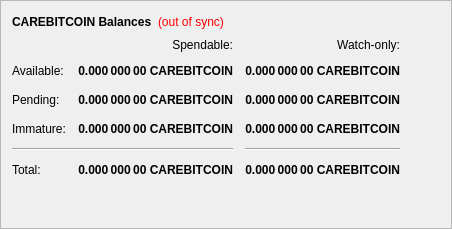
        <widget class="QFrame" name="frame">
         <property name="frameShape">
          <enum>QFrame::StyledPanel</enum>
         </property>
         <property name="frameShadow">
          <enum>QFrame::Raised</enum>
         </property>
         <layout class="QVBoxLayout" name="verticalLayout_4">
          <item>
           <layout class="QHBoxLayout" name="horizontalLayout_4">
            <item>
             <widget class="QLabel" name="label_5">
              <property name="font">
               <font>
                <weight>75</weight>
                <bold>true</bold>
               </font>
              </property>
              <property name="text">
               <string>CAREBITCOIN Balances</string>
              </property>
             </widget>
            </item>
            <item>
             <widget class="QLabel" name="labelWalletStatus">
              <property name="cursor">
               <cursorShape>WhatsThisCursor</cursorShape>
              </property>
              <property name="toolTip">
               <string>The displayed information may be out of date. Your wallet automatically synchronizes with the CarebitCoin network after a connection is established, but this process has not completed yet.</string>
              </property>
              <property name="styleSheet">
               <string notr="true">QLabel { color: red; }</string>
              </property>
              <property name="text">
               <string notr="true">(out of sync)</string>
              </property>
              <property name="alignment">
               <set>Qt::AlignLeading|Qt::AlignLeft|Qt::AlignVCenter</set>
              </property>
             </widget>
            </item>
            <item>
             <spacer name="horizontalSpacer_3">
              <property name="orientation">
               <enum>Qt::Horizontal</enum>
              </property>
              <property name="sizeHint" stdset="0">
               <size>
                <width>40</width>
                <height>20</height>
               </size>
              </property>
             </spacer>
            </item>
           </layout>
          </item>
          <item>
           <layout class="QGridLayout" name="gridLayout">
            <property name="spacing">
             <number>12</number>
            </property>
            <item row="2" column="2">
             <widget class="QLabel" name="labelWatchPending">
              <property name="font">
               <font>
                <weight>75</weight>
                <bold>true</bold>
               </font>
              </property>
              <property name="cursor">
               <cursorShape>IBeamCursor</cursorShape>
              </property>
              <property name="toolTip">
               <string>Unconfirmed transactions to watch-only addresses</string>
              </property>
              <property name="text">
               <string notr="true">0.000 000 00 CAREBITCOIN</string>
              </property>
              <property name="alignment">
               <set>Qt::AlignRight|Qt::AlignTrailing|Qt::AlignVCenter</set>
              </property>
              <property name="textInteractionFlags">
               <set>Qt::LinksAccessibleByMouse|Qt::TextSelectableByKeyboard|Qt::TextSelectableByMouse</set>
              </property>
             </widget>
            </item>
            <item row="2" column="1">
             <widget class="QLabel" name="labelUnconfirmed">
              <property name="font">
               <font>
                <weight>75</weight>
                <bold>true</bold>
               </font>
              </property>
              <property name="cursor">
               <cursorShape>IBeamCursor</cursorShape>
              </property>
              <property name="toolTip">
               <string>Total of transactions that have yet to be confirmed, and do not yet count toward the spendable balance</string>
              </property>
              <property name="text">
               <string notr="true">0.000 000 00 CAREBITCOIN</string>
              </property>
              <property name="alignment">
               <set>Qt::AlignRight|Qt::AlignTrailing|Qt::AlignVCenter</set>
              </property>
              <property name="textInteractionFlags">
               <set>Qt::LinksAccessibleByMouse|Qt::TextSelectableByKeyboard|Qt::TextSelectableByMouse</set>
              </property>
             </widget>
            </item>
            <item row="3" column="2">
             <widget class="QLabel" name="labelWatchImmature">
              <property name="font">
               <font>
                <weight>75</weight>
                <bold>true</bold>
               </font>
              </property>
              <property name="cursor">
               <cursorShape>IBeamCursor</cursorShape>
              </property>
              <property name="toolTip">
               <string>Staked or masternode rewards in watch-only addresses that has not yet matured</string>
              </property>
              <property name="text">
               <string notr="true">0.000 000 00 CAREBITCOIN</string>
              </property>
              <property name="alignment">
               <set>Qt::AlignRight|Qt::AlignTrailing|Qt::AlignVCenter</set>
              </property>
              <property name="textInteractionFlags">
               <set>Qt::LinksAccessibleByMouse|Qt::TextSelectableByKeyboard|Qt::TextSelectableByMouse</set>
              </property>
             </widget>
            </item>
            <item row="4" column="0" colspan="2">
             <widget class="Line" name="lineSpendableBalance">
              <property name="orientation">
               <enum>Qt::Horizontal</enum>
              </property>
             </widget>
            </item>
            <item row="4" column="2">
             <widget class="Line" name="lineWatchBalance">
              <property name="sizePolicy">
               <sizepolicy hsizetype="Preferred" vsizetype="Fixed">
                <horstretch>0</horstretch>
                <verstretch>0</verstretch>
               </sizepolicy>
              </property>
              <property name="minimumSize">
               <size>
                <width>140</width>
                <height>0</height>
               </size>
              </property>
              <property name="orientation">
               <enum>Qt::Horizontal</enum>
              </property>
             </widget>
            </item>
            <item row="5" column="0">
             <widget class="QLabel" name="labelTotalText">
              <property name="text">
               <string>Total:</string>
              </property>
             </widget>
            </item>
            <item row="3" column="1">
             <widget class="QLabel" name="labelImmature">
              <property name="font">
               <font>
                <weight>75</weight>
                <bold>true</bold>
               </font>
              </property>
              <property name="cursor">
               <cursorShape>IBeamCursor</cursorShape>
              </property>
              <property name="toolTip">
               <string>Staked or masternode rewards that has not yet matured</string>
              </property>
              <property name="text">
               <string notr="true">0.000 000 00 CAREBITCOIN</string>
              </property>
              <property name="alignment">
               <set>Qt::AlignRight|Qt::AlignTrailing|Qt::AlignVCenter</set>
              </property>
              <property name="textInteractionFlags">
               <set>Qt::LinksAccessibleByMouse|Qt::TextSelectableByKeyboard|Qt::TextSelectableByMouse</set>
              </property>
             </widget>
            </item>
            <item row="2" column="3">
             <spacer name="horizontalSpacer_2">
              <property name="orientation">
               <enum>Qt::Horizontal</enum>
              </property>
              <property name="sizeHint" stdset="0">
               <size>
                <width>40</width>
                <height>20</height>
               </size>
              </property>
             </spacer>
            </item>
            <item row="3" column="0">
             <widget class="QLabel" name="labelImmatureText">
              <property name="text">
               <string>Immature:</string>
              </property>
             </widget>
            </item>
            <item row="5" column="1">
             <widget class="QLabel" name="labelTotal">
              <property name="font">
               <font>
                <weight>75</weight>
                <bold>true</bold>
               </font>
              </property>
              <property name="cursor">
               <cursorShape>IBeamCursor</cursorShape>
              </property>
              <property name="toolTip">
               <string>Your current total balance</string>
              </property>
              <property name="text">
               <string notr="true">0.000 000 00 CAREBITCOIN</string>
              </property>
              <property name="alignment">
               <set>Qt::AlignRight|Qt::AlignTrailing|Qt::AlignVCenter</set>
              </property>
              <property name="textInteractionFlags">
               <set>Qt::LinksAccessibleByMouse|Qt::TextSelectableByKeyboard|Qt::TextSelectableByMouse</set>
              </property>
             </widget>
            </item>
            <item row="5" column="2">
             <widget class="QLabel" name="labelWatchTotal">
              <property name="font">
               <font>
                <weight>75</weight>
                <bold>true</bold>
               </font>
              </property>
              <property name="cursor">
               <cursorShape>IBeamCursor</cursorShape>
              </property>
              <property name="toolTip">
               <string>Current total balance in watch-only addresses</string>
              </property>
              <property name="text">
               <string notr="true">0.000 000 00 CAREBITCOIN</string>
              </property>
              <property name="alignment">
               <set>Qt::AlignRight|Qt::AlignTrailing|Qt::AlignVCenter</set>
              </property>
              <property name="textInteractionFlags">
               <set>Qt::LinksAccessibleByMouse|Qt::TextSelectableByKeyboard|Qt::TextSelectableByMouse</set>
              </property>
             </widget>
            </item>
            <item row="0" column="2">
             <widget class="QLabel" name="labelWatchonly">
              <property name="text">
               <string>Watch-only:</string>
              </property>
              <property name="alignment">
               <set>Qt::AlignRight|Qt::AlignTrailing|Qt::AlignVCenter</set>
              </property>
             </widget>
            </item>
            <item row="1" column="0">
             <widget class="QLabel" name="labelBalanceText">
              <property name="text">
               <string>Available:</string>
              </property>
             </widget>
            </item>
            <item row="1" column="1">
             <widget class="QLabel" name="labelBalance">
              <property name="font">
               <font>
                <weight>75</weight>
                <bold>true</bold>
               </font>
              </property>
              <property name="cursor">
               <cursorShape>IBeamCursor</cursorShape>
              </property>
              <property name="toolTip">
               <string>Your current spendable balance</string>
              </property>
              <property name="text">
               <string notr="true">0.000 000 00 CAREBITCOIN</string>
              </property>
              <property name="alignment">
               <set>Qt::AlignRight|Qt::AlignTrailing|Qt::AlignVCenter</set>
              </property>
              <property name="textInteractionFlags">
               <set>Qt::LinksAccessibleByMouse|Qt::TextSelectableByKeyboard|Qt::TextSelectableByMouse</set>
              </property>
             </widget>
            </item>
            <item row="1" column="2">
             <widget class="QLabel" name="labelWatchAvailable">
              <property name="font">
               <font>
                <weight>75</weight>
                <bold>true</bold>
               </font>
              </property>
              <property name="cursor">
               <cursorShape>IBeamCursor</cursorShape>
              </property>
              <property name="toolTip">
               <string>Your current balance in watch-only addresses</string>
              </property>
              <property name="text">
               <string notr="true">0.000 000 00 CAREBITCOIN</string>
              </property>
              <property name="alignment">
               <set>Qt::AlignRight|Qt::AlignTrailing|Qt::AlignVCenter</set>
              </property>
              <property name="textInteractionFlags">
               <set>Qt::LinksAccessibleByMouse|Qt::TextSelectableByKeyboard|Qt::TextSelectableByMouse</set>
              </property>
             </widget>
            </item>
            <item row="2" column="0">
             <widget class="QLabel" name="labelPendingText">
              <property name="text">
               <string>Pending:</string>
              </property>
             </widget>
            </item>
            <item row="0" column="1">
             <widget class="QLabel" name="labelSpendable">
              <property name="text">
               <string>Spendable:</string>
              </property>
              <property name="alignment">
               <set>Qt::AlignRight|Qt::AlignTrailing|Qt::AlignVCenter</set>
              </property>
             </widget>
            </item>
           </layout>
          </item>
          <item>
           <spacer name="verticalSpacer_4">
            <property name="orientation">
             <enum>Qt::Vertical</enum>
            </property>
            <property name="sizeHint" stdset="0">
             <size>
              <width>20</width>
              <height>40</height>
             </size>
            </property>
           </spacer>
          </item>
         </layout>
        </widget>
